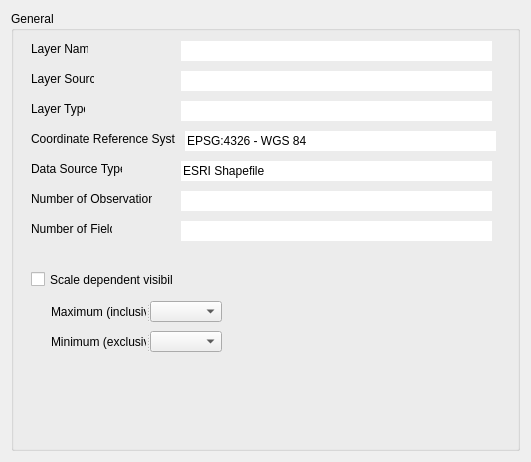
<?xml version="1.0" encoding="UTF-8"?>
<ui version="4.0">
 <class>MapOptionGeneral</class>
 <widget class="QWidget" name="MapOptionGeneral">
  <property name="geometry">
   <rect>
    <x>0</x>
    <y>0</y>
    <width>531</width>
    <height>462</height>
   </rect>
  </property>
  <property name="windowTitle">
   <string>Form</string>
  </property>
  <layout class="QGridLayout" name="gridLayout">
   <item row="0" column="0">
    <widget class="QGroupBox" name="groupBox">
     <property name="mouseTracking">
      <bool>false</bool>
     </property>
     <property name="title">
      <string>General</string>
     </property>
     <property name="flat">
      <bool>false</bool>
     </property>
     <property name="checkable">
      <bool>false</bool>
     </property>
     <widget class="QLabel" name="label">
      <property name="geometry">
       <rect>
        <x>20</x>
        <y>30</y>
        <width>57</width>
        <height>16</height>
       </rect>
      </property>
      <property name="text">
       <string>Layer Name</string>
      </property>
     </widget>
     <widget class="QLineEdit" name="lineEditLayerName">
      <property name="geometry">
       <rect>
        <x>170</x>
        <y>30</y>
        <width>311</width>
        <height>20</height>
       </rect>
      </property>
      <property name="frame">
       <bool>false</bool>
      </property>
      <property name="readOnly">
       <bool>true</bool>
      </property>
     </widget>
     <widget class="QLabel" name="label_2">
      <property name="geometry">
       <rect>
        <x>20</x>
        <y>60</y>
        <width>63</width>
        <height>16</height>
       </rect>
      </property>
      <property name="text">
       <string>Layer Source</string>
      </property>
     </widget>
     <widget class="QLineEdit" name="lineEditLayerSource">
      <property name="geometry">
       <rect>
        <x>170</x>
        <y>60</y>
        <width>311</width>
        <height>20</height>
       </rect>
      </property>
      <property name="frame">
       <bool>false</bool>
      </property>
      <property name="readOnly">
       <bool>true</bool>
      </property>
     </widget>
     <widget class="QLabel" name="label_25">
      <property name="geometry">
       <rect>
        <x>20</x>
        <y>90</y>
        <width>54</width>
        <height>16</height>
       </rect>
      </property>
      <property name="text">
       <string>Layer Type</string>
      </property>
     </widget>
     <widget class="QLineEdit" name="lineEditLayerType">
      <property name="geometry">
       <rect>
        <x>170</x>
        <y>90</y>
        <width>311</width>
        <height>20</height>
       </rect>
      </property>
      <property name="frame">
       <bool>false</bool>
      </property>
      <property name="readOnly">
       <bool>true</bool>
      </property>
     </widget>
     <widget class="QLabel" name="label_26">
      <property name="geometry">
       <rect>
        <x>20</x>
        <y>120</y>
        <width>144</width>
        <height>16</height>
       </rect>
      </property>
      <property name="text">
       <string>Coordinate Reference System</string>
      </property>
     </widget>
     <widget class="QLineEdit" name="lineEditCRS">
      <property name="geometry">
       <rect>
        <x>174</x>
        <y>120</y>
        <width>311</width>
        <height>20</height>
       </rect>
      </property>
      <property name="text">
       <string>EPSG:4326 - WGS 84</string>
      </property>
      <property name="frame">
       <bool>false</bool>
      </property>
      <property name="readOnly">
       <bool>true</bool>
      </property>
     </widget>
     <widget class="QCheckBox" name="checkBoxScaleDependentVisibility">
      <property name="geometry">
       <rect>
        <x>20</x>
        <y>260</y>
        <width>143</width>
        <height>17</height>
       </rect>
      </property>
      <property name="text">
       <string>Scale dependent visibility</string>
      </property>
     </widget>
     <widget class="QSplitter" name="splitter_7">
      <property name="geometry">
       <rect>
        <x>40</x>
        <y>290</y>
        <width>171</width>
        <height>21</height>
       </rect>
      </property>
      <property name="orientation">
       <enum>Qt::Horizontal</enum>
      </property>
      <widget class="QLabel" name="labelMaximumScale">
       <property name="text">
        <string>Maximum (inclusive)</string>
       </property>
      </widget>
      <widget class="QComboBox" name="comboBoxMaximumScale"/>
     </widget>
     <widget class="QSplitter" name="splitter_8">
      <property name="geometry">
       <rect>
        <x>40</x>
        <y>320</y>
        <width>171</width>
        <height>21</height>
       </rect>
      </property>
      <property name="orientation">
       <enum>Qt::Horizontal</enum>
      </property>
      <widget class="QLabel" name="labelMinimumScale">
       <property name="text">
        <string>Minimum (exclusive)</string>
       </property>
      </widget>
      <widget class="QComboBox" name="comboBoxMinimumScale"/>
     </widget>
     <widget class="QLabel" name="label_3">
      <property name="geometry">
       <rect>
        <x>20</x>
        <y>150</y>
        <width>91</width>
        <height>16</height>
       </rect>
      </property>
      <property name="text">
       <string>Data Source Type</string>
      </property>
     </widget>
     <widget class="QLabel" name="label_4">
      <property name="geometry">
       <rect>
        <x>20</x>
        <y>180</y>
        <width>121</width>
        <height>16</height>
       </rect>
      </property>
      <property name="text">
       <string>Number of Observation</string>
      </property>
     </widget>
     <widget class="QLabel" name="label_5">
      <property name="geometry">
       <rect>
        <x>20</x>
        <y>210</y>
        <width>81</width>
        <height>16</height>
       </rect>
      </property>
      <property name="text">
       <string>Number of Field</string>
      </property>
     </widget>
     <widget class="QLineEdit" name="lineEditCRS_2">
      <property name="geometry">
       <rect>
        <x>170</x>
        <y>150</y>
        <width>311</width>
        <height>20</height>
       </rect>
      </property>
      <property name="text">
       <string>ESRI Shapefile</string>
      </property>
      <property name="frame">
       <bool>false</bool>
      </property>
      <property name="readOnly">
       <bool>true</bool>
      </property>
     </widget>
     <widget class="QLineEdit" name="lineEditObservation">
      <property name="geometry">
       <rect>
        <x>170</x>
        <y>180</y>
        <width>311</width>
        <height>20</height>
       </rect>
      </property>
      <property name="frame">
       <bool>false</bool>
      </property>
      <property name="readOnly">
       <bool>true</bool>
      </property>
     </widget>
     <widget class="QLineEdit" name="lineEditField">
      <property name="geometry">
       <rect>
        <x>170</x>
        <y>210</y>
        <width>311</width>
        <height>20</height>
       </rect>
      </property>
      <property name="frame">
       <bool>false</bool>
      </property>
      <property name="readOnly">
       <bool>true</bool>
      </property>
     </widget>
    </widget>
   </item>
  </layout>
 </widget>
 <resources/>
 <connections/>
</ui>
